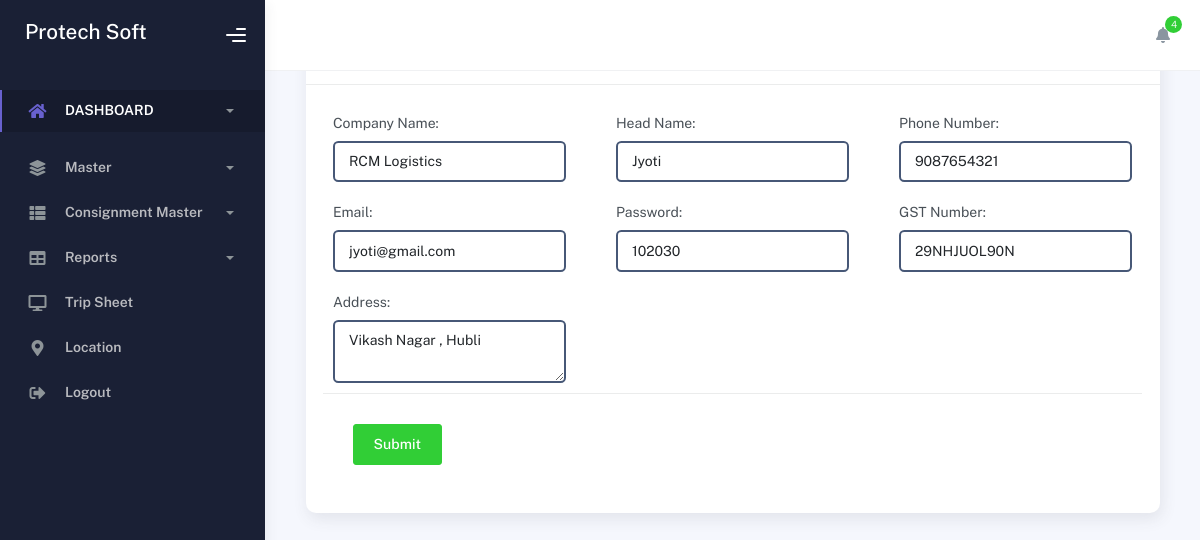
/edit_branch/1, run on the app's committed database.
### consign_app/models.py (models this page shows)
class Branch(models.Model):
    headname = models.CharField(max_length=150, null=True)
    companyname = models.CharField(max_length=50, null=True)
    phonenumber = models.CharField(max_length=50, null=True)
    email = models.CharField(max_length=50, null=True)
    gst = models.CharField(max_length=50, null=True)
    address = models.CharField(max_length=50, null=True)
    password = models.CharField(max_length=50, null=True)
    prefix = models.CharField(max_length=50, null=True)
    branchtype = models.CharField(max_length=50, null=True)

### consign_app/views.py (the view, shortened to what this page needs)
# urls.py: path('edit_branch/<int:pk>', views.edit_branch, name='edit_branch'),
def edit_branch(request, pk):
    data = Branch.objects.filter(id=pk).first()  # Retrieve a single object or None
    original_email = data.email
    return render(request, 'edit_branch.html', {'data': data})

### consign_app/templates/edit_branch.html (shortened to what this page needs)
{% load static %}
<!DOCTYPE html>
<html lang="en">
  <head>
    <link rel="stylesheet" href="{% static 'assets/css/bootstrap.min.css' %}" />
    <link rel="stylesheet" href="{% static 'assets/css/plugins.min.css' %}" />
    <link rel="stylesheet" href="{% static 'assets/css/kaiadmin.min.css' %}" />
    <link rel="stylesheet" href="{% static 'assets/css/demo.css' %}" />
  </head>
  <body>
{% include 'index_menu.html' %}
        </div>
        <form method="post">
        <div class="container">
          <div class="page-inner">
            <div class="row">
              <div class="col-md-12">
                <div class="card">
                  <div class="card-header">
                    <div class="card-title">Branch information</div>
                  </div>
                  <div class="card-body">
                    <div class="row">
                      <div class="col-md-6 col-lg-4">
                        <div class="form-group">
                          <label for="companyname">Company Name:</label>
                    <input type="text" id="companyname" name="companyname" value="{{data.companyname}}" class="form-control" required>
                        </div>
                      </div>
                      <div class="col-md-6 col-lg-4">
                        <div class="form-group">
                          <label for="headname">Head Name:</label>
                    <input type="text" id="headname" name="headname" value="{{data.headname}}" class="form-control" required>
                        </div>
                      </div>
                      <div class="col-md-6 col-lg-4">
                        <div class="form-group">
                          <label for="phonenumber">Phone Number:</label>
                    <input type="tel" id="phonenumber" name="phonenumber" value="{{data.phonenumber}}" class="form-control" required>
                        </div>
                      </div>
                      <div class="col-md-6 col-lg-4">
                        <div class="form-group">
                          <label for="email">Email:</label>
                    <input type="text" id="email" name="email" value="{{data.email}}" class="form-control" required>
                        </div>
                      </div>
                      <div class="col-md-6 col-lg-4">
                        <div class="form-group">
                          <label for="password">Password:</label>
                    <input id="password" name="password" class="form-control" value="{{data.password}}" required>
                        </div>
                      </div>
                      <div class="col-md-6 col-lg-4">
                        <div class="form-group">
                          <label for="gst">GST Number:</label>
                    <input type="text" id="gst" name="gst" value="{{data.gst}}" class="form-control" required>
                        </div>
                      </div>
                      <div class="col-md-6 col-lg-4">
                        <div class="form-group">
                          <label for="address">Address:</label>
                    <textarea id="address" name="address" class="form-control" required>{{data.address}}</textarea>
                        </div>
                      </div>
                    </div>
                  <div class="card-action">
                    <button class="btn btn-success">Submit</button>
                  </div>
                </div>
              </div>
            </div>
          </div>
        </div>
</form>
    </div>
  </body>
</html>

### data on the page
Branch: companyname "RCM Logistics", headname "Jyoti", phonenumber "9087654321", email "jyoti@gmail.com", password "102030", gst "29NHJUOL90N", address "Vikash Nagar , Hubli"
